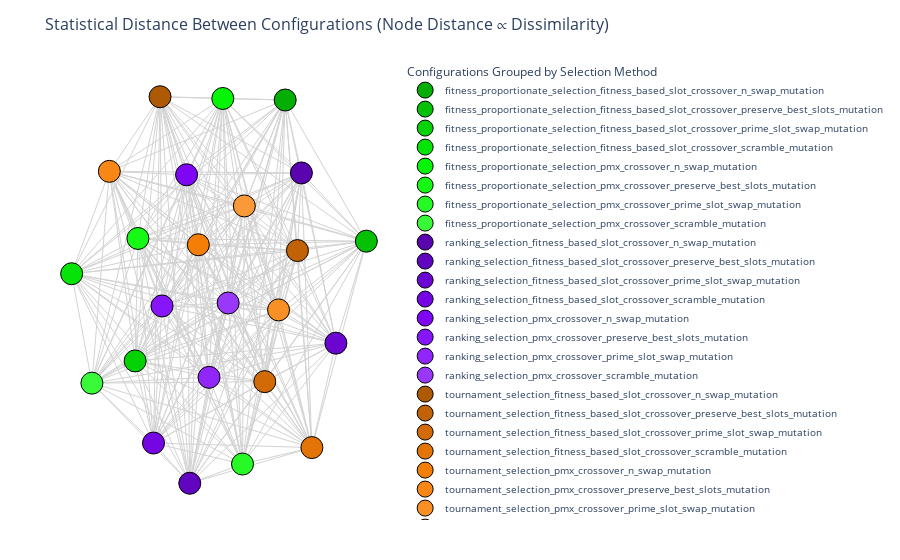

Notebook cell for this chart:
### Code cell
plot_statistical_distance_graph(all_configs, final_gen_fitness, p_values_df)

### Figure 1 — Plotly figure (JSON) as saved in the notebook; plotly's stock layout.template omitted (floating-point values rounded to 4 significant figures; data arrays with more than 128 entries replaced by an {"elided": "..."} marker saying what was removed)
{"data": [{"hoverinfo": "none", "line": {"color": "lightgray", "width": 1}, "mode": "lines", "showlegend": false, "type": "scatter", "x": {"elided": "828 float values"}, "y": {"elided": "828 float values"}}, {"hovertemplate": "fitness_proportionate_selection_fitness_based_slot_crossover_n_swap_mutation<br>Mean Final Fitness: 1.5125<extra></extra>", "legendgroup": "fitness", "marker": {"color": "#04ae04", "line": {"color": "black", "width": 1}, "size": 22}, "mode": "markers", "name": "fitness_proportionate_selection_fitness_based_slot_crossover_n_swap_mutation", "showlegend": true, "type": "scatter", "x": [0.46], "y": [0.8242]}, {"hovertemplate": "fitness_proportionate_selection_fitness_based_slot_crossover_preserve_best_slots_mutation<br>Mean Final Fitness: 1.5184<extra></extra>", "legendgroup": "fitness", "marker": {"color": "#05c005", "line": {"color": "black", "width": 1}, "size": 22}, "mode": "markers", "name": "fitness_proportionate_selection_fitness_based_slot_crossover_preserve_best_slots_mutation", "showlegend": true, "type": "scatter", "x": [1], "y": [0.1998]}, {"hovertemplate": "fitness_proportionate_selection_fitness_based_slot_crossover_prime_slot_swap_mutation<br>Mean Final Fitness: 1.5348<extra></extra>", "legendgroup": "fitness", "marker": {"color": "#05d205", "line": {"color": "black", "width": 1}, "size": 22}, "mode": "markers", "name": "fitness_proportionate_selection_fitness_based_slot_crossover_prime_slot_swap_mutation", "showlegend": true, "type": "scatter", "x": [-0.538], "y": [-0.3301]}, {"hovertemplate": "fitness_proportionate_selection_fitness_based_slot_crossover_scramble_mutation<br>Mean Final Fitness: 1.5169<extra></extra>", "legendgroup": "fitness", "marker": {"color": "#06e306", "line": {"color": "black", "width": 1}, "size": 22}, "mode": "markers", "name": "fitness_proportionate_selection_fitness_based_slot_crossover_scramble_mutation", "showlegend": true, "type": "scatter", "x": [-0.9604], "y": [0.05569]}, {"hovertemplate": "fitness_proportionate_selection_pmx_crossover_n_swap_mutation<br>Mean Final Fitness: 1.5067<extra></extra>", "legendgroup": "fitness", "marker": {"color": "#06f506", "line": {"color": "black", "width": 1}, "size": 22}, "mode": "markers", "name": "fitness_proportionate_selection_pmx_crossover_n_swap_mutation", "showlegend": true, "type": "scatter", "x": [0.04501], "y": [0.831]}, {"hovertemplate": "fitness_proportionate_selection_pmx_crossover_preserve_best_slots_mutation<br>Mean Final Fitness: 1.4963<extra></extra>", "legendgroup": "fitness", "marker": {"color": "#15f915", "line": {"color": "black", "width": 1}, "size": 22}, "mode": "markers", "name": "fitness_proportionate_selection_pmx_crossover_preserve_best_slots_mutation", "showlegend": true, "type": "scatter", "x": [-0.5194], "y": [0.2118]}, {"hovertemplate": "fitness_proportionate_selection_pmx_crossover_prime_slot_swap_mutation<br>Mean Final Fitness: 1.5040<extra></extra>", "legendgroup": "fitness", "marker": {"color": "#26f926", "line": {"color": "black", "width": 1}, "size": 22}, "mode": "markers", "name": "fitness_proportionate_selection_pmx_crossover_prime_slot_swap_mutation", "showlegend": true, "type": "scatter", "x": [0.1762], "y": [-0.7861]}, {"hovertemplate": "fitness_proportionate_selection_pmx_crossover_scramble_mutation<br>Mean Final Fitness: 1.5119<extra></extra>", "legendgroup": "fitness", "marker": {"color": "#38fa38", "line": {"color": "black", "width": 1}, "size": 22}, "mode": "markers", "name": "fitness_proportionate_selection_pmx_crossover_scramble_mutation", "showlegend": true, "type": "scatter", "x": [-0.8257], "y": [-0.4283]}, {"hovertemplate": "ranking_selection_fitness_based_slot_crossover_n_swap_mutation<br>Mean Final Fitness: 1.5267<extra></extra>", "legendgroup": "ranking", "marker": {"color": "#5904ae", "line": {"color": "black", "width": 1}, "size": 22}, "mode": "markers", "name": "ranking_selection_fitness_based_slot_crossover_n_swap_mutation", "showlegend": true, "type": "scatter", "x": [0.568], "y": [0.5015]}, {"hovertemplate": "ranking_selection_fitness_based_slot_crossover_preserve_best_slots_mutation<br>Mean Final Fitness: 1.5244<extra></extra>", "legendgroup": "ranking", "marker": {"color": "#6205c0", "line": {"color": "black", "width": 1}, "size": 22}, "mode": "markers", "name": "ranking_selection_fitness_based_slot_crossover_preserve_best_slots_mutation", "showlegend": true, "type": "scatter", "x": [-0.1747], "y": [-0.8711]}, {"hovertemplate": "ranking_selection_fitness_based_slot_crossover_prime_slot_swap_mutation<br>Mean Final Fitness: 1.5315<extra></extra>", "legendgroup": "ranking", "marker": {"color": "#6b05d2", "line": {"color": "black", "width": 1}, "size": 22}, "mode": "markers", "name": "ranking_selection_fitness_based_slot_crossover_prime_slot_swap_mutation", "showlegend": true, "type": "scatter", "x": [0.7974], "y": [-0.2514]}, {"hovertemplate": "ranking_selection_fitness_based_slot_crossover_scramble_mutation<br>Mean Final Fitness: 1.5137<extra></extra>", "legendgroup": "ranking", "marker": {"color": "#7506e3", "line": {"color": "black", "width": 1}, "size": 22}, "mode": "markers", "name": "ranking_selection_fitness_based_slot_crossover_scramble_mutation", "showlegend": true, "type": "scatter", "x": [-0.4158], "y": [-0.6932]}, {"hovertemplate": "ranking_selection_pmx_crossover_n_swap_mutation<br>Mean Final Fitness: 1.4485<extra></extra>", "legendgroup": "ranking", "marker": {"color": "#7e06f5", "line": {"color": "black", "width": 1}, "size": 22}, "mode": "markers", "name": "ranking_selection_pmx_crossover_n_swap_mutation", "showlegend": true, "type": "scatter", "x": [-0.1959], "y": [0.4935]}, {"hovertemplate": "ranking_selection_pmx_crossover_preserve_best_slots_mutation<br>Mean Final Fitness: 1.4649<extra></extra>", "legendgroup": "ranking", "marker": {"color": "#8715f9", "line": {"color": "black", "width": 1}, "size": 22}, "mode": "markers", "name": "ranking_selection_pmx_crossover_preserve_best_slots_mutation", "showlegend": true, "type": "scatter", "x": [-0.3592], "y": [-0.0869]}, {"hovertemplate": "ranking_selection_pmx_crossover_prime_slot_swap_mutation<br>Mean Final Fitness: 1.4365<extra></extra>", "legendgroup": "ranking", "marker": {"color": "#9026f9", "line": {"color": "black", "width": 1}, "size": 22}, "mode": "markers", "name": "ranking_selection_pmx_crossover_prime_slot_swap_mutation", "showlegend": true, "type": "scatter", "x": [-0.04654], "y": [-0.4025]}, {"hovertemplate": "ranking_selection_pmx_crossover_scramble_mutation<br>Mean Final Fitness: 1.4577<extra></extra>", "legendgroup": "ranking", "marker": {"color": "#9938fa", "line": {"color": "black", "width": 1}, "size": 22}, "mode": "markers", "name": "ranking_selection_pmx_crossover_scramble_mutation", "showlegend": true, "type": "scatter", "x": [0.08069], "y": [-0.07361]}, {"hovertemplate": "tournament_selection_fitness_based_slot_crossover_n_swap_mutation<br>Mean Final Fitness: 1.5204<extra></extra>", "legendgroup": "tournament", "marker": {"color": "#ae5904", "line": {"color": "black", "width": 1}, "size": 22}, "mode": "markers", "name": "tournament_selection_fitness_based_slot_crossover_n_swap_mutation", "showlegend": true, "type": "scatter", "x": [-0.3722], "y": [0.8386]}, {"hovertemplate": "tournament_selection_fitness_based_slot_crossover_preserve_best_slots_mutation<br>Mean Final Fitness: 1.4914<extra></extra>", "legendgroup": "tournament", "marker": {"color": "#c06205", "line": {"color": "black", "width": 1}, "size": 22}, "mode": "markers", "name": "tournament_selection_fitness_based_slot_crossover_preserve_best_slots_mutation", "showlegend": true, "type": "scatter", "x": [0.5417], "y": [0.1582]}, {"hovertemplate": "tournament_selection_fitness_based_slot_crossover_prime_slot_swap_mutation<br>Mean Final Fitness: 1.5399<extra></extra>", "legendgroup": "tournament", "marker": {"color": "#d26b05", "line": {"color": "black", "width": 1}, "size": 22}, "mode": "markers", "name": "tournament_selection_fitness_based_slot_crossover_prime_slot_swap_mutation", "showlegend": true, "type": "scatter", "x": [0.3242], "y": [-0.4216]}, {"hovertemplate": "tournament_selection_fitness_based_slot_crossover_scramble_mutation<br>Mean Final Fitness: 1.5166<extra></extra>", "legendgroup": "tournament", "marker": {"color": "#e37506", "line": {"color": "black", "width": 1}, "size": 22}, "mode": "markers", "name": "tournament_selection_fitness_based_slot_crossover_scramble_mutation", "showlegend": true, "type": "scatter", "x": [0.6377], "y": [-0.7133]}, {"hovertemplate": "tournament_selection_pmx_crossover_n_swap_mutation<br>Mean Final Fitness: 1.5875<extra></extra>", "legendgroup": "tournament", "marker": {"color": "#f57e06", "line": {"color": "black", "width": 1}, "size": 22}, "mode": "markers", "name": "tournament_selection_pmx_crossover_n_swap_mutation", "showlegend": true, "type": "scatter", "x": [-0.1176], "y": [0.1839]}, {"hovertemplate": "tournament_selection_pmx_crossover_preserve_best_slots_mutation<br>Mean Final Fitness: 1.5294<extra></extra>", "legendgroup": "tournament", "marker": {"color": "#f98715", "line": {"color": "black", "width": 1}, "size": 22}, "mode": "markers", "name": "tournament_selection_pmx_crossover_preserve_best_slots_mutation", "showlegend": true, "type": "scatter", "x": [-0.7096], "y": [0.5086]}, {"hovertemplate": "tournament_selection_pmx_crossover_prime_slot_swap_mutation<br>Mean Final Fitness: 1.4660<extra></extra>", "legendgroup": "tournament", "marker": {"color": "#f99026", "line": {"color": "black", "width": 1}, "size": 22}, "mode": "markers", "name": "tournament_selection_pmx_crossover_prime_slot_swap_mutation", "showlegend": true, "type": "scatter", "x": [0.4159], "y": [-0.1043]}, {"hovertemplate": "tournament_selection_pmx_crossover_scramble_mutation<br>Mean Final Fitness: 1.5640<extra></extra>", "legendgroup": "tournament", "marker": {"color": "#fa9938", "line": {"color": "black", "width": 1}, "size": 22}, "mode": "markers", "name": "tournament_selection_pmx_crossover_scramble_mutation", "showlegend": true, "type": "scatter", "x": [0.1883], "y": [0.3556]}], "layout": {"legend": {"bgcolor": "rgba(255,255,255,0)", "font": {"size": 10}, "itemsizing": "trace", "title": {"text": "Configurations Grouped by Selection Method"}, "traceorder": "normal", "x": 1.02, "y": 1}, "margin": {"b": 40, "l": 40, "r": 250, "t": 60}, "plot_bgcolor": "white", "showlegend": true, "title": {"font": {"size": 16}, "text": "Statistical Distance Between Configurations (Node Distance ∝ Dissimilarity)"}, "xaxis": {"showgrid": false, "showticklabels": false, "zeroline": false}, "yaxis": {"showgrid": false, "showticklabels": false, "zeroline": false}}}
